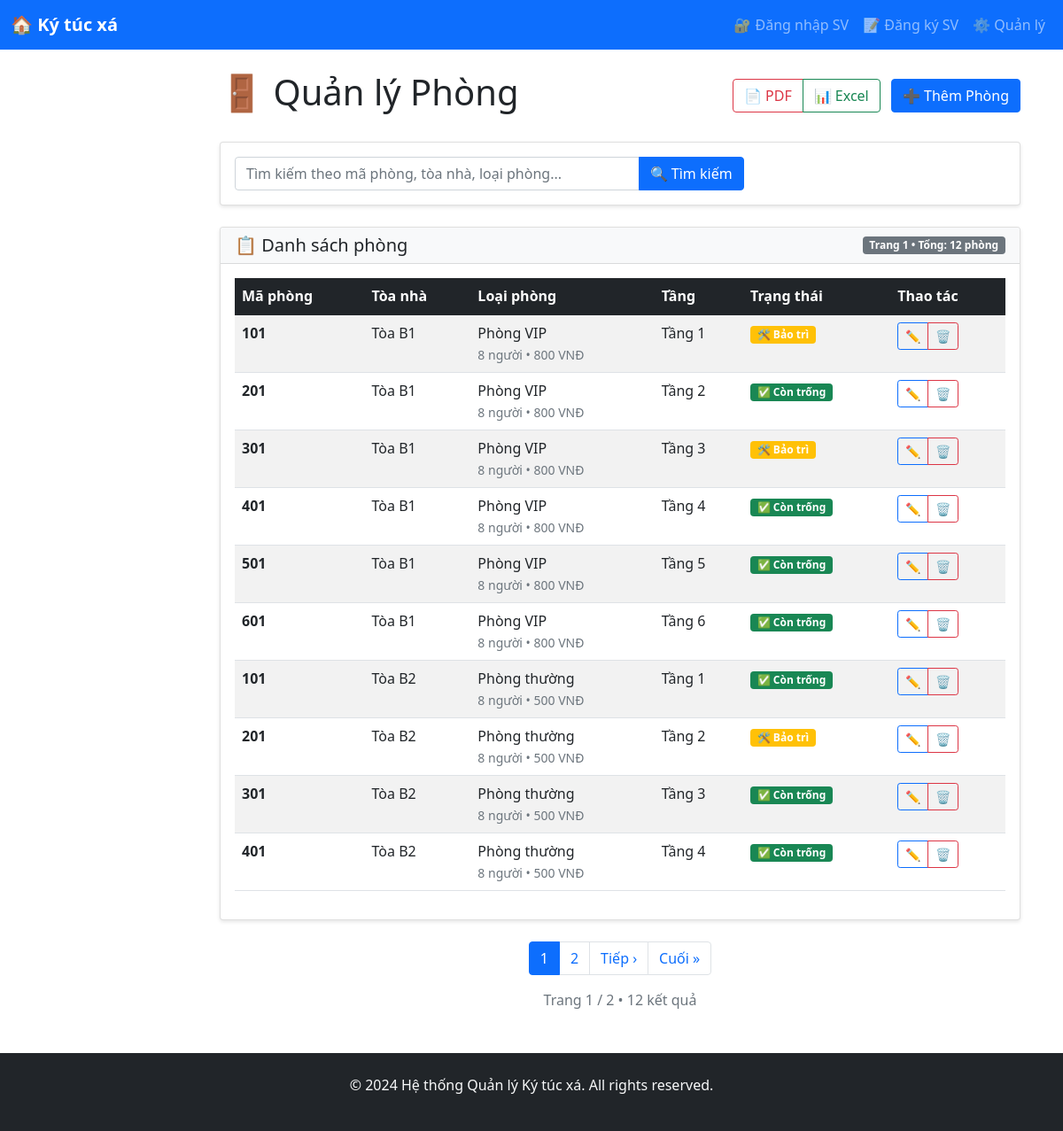
/rooms/, run on the app's committed database.
### dormitory/models.py (models this page shows, shortened)
class Room(models.Model):
    room_number = models.CharField(max_length=10)
    building = models.ForeignKey(Building, on_delete=models.CASCADE)
    room_type = models.ForeignKey(RoomType, on_delete=models.CASCADE)
    floor = models.IntegerField()
    status_choices = (
        ('available', 'Còn trống'),
        ('occupied', 'Đã thuê'),
        ('maintenance', 'Bảo trì'),
    )
    status = models.CharField(max_length=20, choices=status_choices, default='available')
    current_occupancy = models.IntegerField(default=0)
    notes = models.TextField(blank=True)
    class Meta:
        unique_together = ['building', 'room_number']

class Building(models.Model):
    name = models.CharField(max_length=100)
    address = models.TextField()
    total_floors = models.IntegerField()
    description = models.TextField(blank=True)
    created_at = models.DateTimeField(auto_now_add=True)

class RoomType(models.Model):
    name = models.CharField(max_length=100)  # Phòng đơn, đôi, tập thể
    capacity = models.IntegerField()
    price_per_month = models.DecimalField(max_digits=10, decimal_places=2)
    description = models.TextField(blank=True)

### dormitory/views.py (the view)
# urls.py: path('rooms/', views.room_list, name='room_list'),
def room_list(request):
    rooms = Room.objects.select_related('building', 'room_type').all()
    search_query = request.GET.get('search', '')
    if search_query:
        rooms = rooms.filter(
            Q(room_number__icontains=search_query) |
            Q(building__name__icontains=search_query) |
            Q(room_type__name__icontains=search_query)
        )
    paginator = Paginator(rooms, 10)
    page_number = request.GET.get('page')
    page_obj = paginator.get_page(page_number)
    return render(request, 'dormitory/room_list.html', {
        'page_obj': page_obj,
        'search_query': search_query
    })

### dormitory/templates/dormitory/room_list.html (shortened to what this page needs)
{% extends 'base.html' %}
{% block content %}
<div class="d-flex justify-content-between align-items-center mb-4">
    <h1>🚪 Quản lý Phòng</h1>
    <div>
        <div class="btn-group">
            <a href="{% url 'export_rooms_pdf' %}" class="btn btn-outline-danger">📄 PDF</a>
            <a href="{% url 'export_rooms_excel' %}" class="btn btn-outline-success">📊 Excel</a>
        </div>
        <a href="{% url 'room_create' %}" class="btn btn-primary ms-2">➕ Thêm Phòng</a>
    </div>
</div>
<div class="card mb-4">
    <div class="card-body">
        <form method="get" class="row g-3 align-items-center">
            <div class="col-md-8">
                <div class="input-group">
                    <input type="text" name="search" class="form-control"
                           placeholder="Tìm kiếm theo mã phòng, tòa nhà, loại phòng..."
                           value="{{ search_query }}">
                    <button type="submit" class="btn btn-primary">🔍 Tìm kiếm</button>
                </div>
            </div>
        </form>
    </div>
</div>
<div class="card">
    <div class="card-header bg-light">
        <div class="d-flex justify-content-between align-items-center">
            <h5 class="mb-0">📋 Danh sách phòng</h5>
            <span class="badge bg-secondary">
                Trang {{ page_obj.number }} • Tổng: {{ page_obj.paginator.count }} phòng
            </span>
        </div>
    </div>
    <div class="card-body">
        <div class="table-responsive">
            <table class="table table-striped table-hover">
                <thead class="table-dark">
                    <tr>
                        <th>Mã phòng</th>
                        <th>Tòa nhà</th>
                        <th>Loại phòng</th>
                        <th>Tầng</th>
                        <th>Trạng thái</th>
                        <th>Thao tác</th>
                    </tr>
                </thead>
                <tbody>
                    {% for room in page_obj %}
                    <tr>
                        <td><strong>{{ room.room_number }}</strong></td>
                        <td>{{ room.building.name }}</td>
                        <td>
                            {{ room.room_type.name }}
                            <br>
                            <small class="text-muted">{{ room.room_type.capacity }} người • {{ room.room_type.price_per_month|floatformat:0 }} VNĐ</small>
                        </td>
                        <td>Tầng {{ room.floor }}</td>
                        <td>
                            <span class="badge
                                {% if room.status == 'available' %}bg-success
                                {% elif room.status == 'occupied' %}bg-danger
                                {% else %}bg-warning{% endif %}">
                                {% if room.status == 'available' %}✅ {% elif room.status == 'occupied' %}⛔ {% else %}🛠️ {% endif %}
                                {{ room.get_status_display }}
                            </span>
                        </td>
                        <td>
                            <div class="btn-group btn-group-sm">
                                <a href="{% url 'room_edit' room.pk %}" class="btn btn-outline-primary" title="Sửa">
                                    ✏️
                                </a>
                                <a href="{% url 'room_delete' room.pk %}" class="btn btn-outline-danger" title="Xóa">
                                    🗑️
                                </a>
                            </div>
                        </td>
                    </tr>
                    {% endfor %}
                </tbody>
            </table>
        </div>
    </div>
</div>
{% if page_obj.paginator.num_pages > 1 %}
<nav aria-label="Page navigation" class="mt-4">
    <ul class="pagination justify-content-center">
        {% for num in page_obj.paginator.page_range %}
            {% if page_obj.number == num %}
                <li class="page-item active">
                    <span class="page-link">{{ num }}</span>
                </li>
            {% elif num > page_obj.number|add:'-3' and num < page_obj.number|add:'3' %}
                <li class="page-item">
                    <a class="page-link" href="?page={{ num }}{% if search_query %}&search={{ search_query }}{% endif %}">{{ num }}</a>
                </li>
            {% endif %}
        {% endfor %}
        {% if page_obj.has_next %}
            <li class="page-item">
                <a class="page-link" href="?page={{ page_obj.next_page_number }}{% if search_query %}&search={{ search_query }}{% endif %}">Tiếp ›</a>
            </li>
            <li class="page-item">
                <a class="page-link" href="?page={{ page_obj.paginator.num_pages }}{% if search_query %}&search={{ search_query }}{% endif %}">Cuối »</a>
            </li>
        {% endif %}
    </ul>
</nav>
<div class="text-center text-muted mt-2">
    Trang {{ page_obj.number }} / {{ page_obj.paginator.num_pages }}
    • {{ page_obj.paginator.count }} kết quả
</div>
{% endif %}
{% endblock %}

### templates/base.html (style rules this page uses)
.card { box-shadow: 0 2px 4px rgba(0, 0, 0, 0.1); margin-bottom: 20px; }

### data on the page
Room: room_number "101", building.name "Tòa B1", room_type.name "Phòng VIP", room_type.capacity "8", room_type.price_per_month "800", floor "1", status "Bảo trì"
Room: room_number "201", building.name "Tòa B1", room_type.name "Phòng VIP", room_type.capacity "8", room_type.price_per_month "800", floor "2", status "Còn trống"
Room: room_number "301", building.name "Tòa B1", room_type.name "Phòng VIP", room_type.capacity "8", room_type.price_per_month "800", floor "3", status "Bảo trì"
Room: room_number "401", building.name "Tòa B1", room_type.name "Phòng VIP", room_type.capacity "8", room_type.price_per_month "800", floor "4", status "Còn trống"
Room: room_number "501", building.name "Tòa B1", room_type.name "Phòng VIP", room_type.capacity "8", room_type.price_per_month "800", floor "5", status "Còn trống"
Room: room_number "601", building.name "Tòa B1", room_type.name "Phòng VIP", room_type.capacity "8", room_type.price_per_month "800", floor "6", status "Còn trống"
Room: room_number "101", building.name "Tòa B2", room_type.name "Phòng thường", room_type.capacity "8", room_type.price_per_month "500", floor "1", status "Còn trống"
Room: room_number "201", building.name "Tòa B2", room_type.name "Phòng thường", room_type.capacity "8", room_type.price_per_month "500", floor "2", status "Bảo trì"
Room: room_number "301", building.name "Tòa B2", room_type.name "Phòng thường", room_type.capacity "8", room_type.price_per_month "500", floor "3", status "Còn trống"
Room: room_number "401", building.name "Tòa B2", room_type.name "Phòng thường", room_type.capacity "8", room_type.price_per_month "500", floor "4", status "Còn trống"

### other printed values
{{ page_obj.number }} "1"
{{ page_obj.paginator.count }} "12"
{{ num }} "1"
{{ num }} "2"
{{ page_obj.paginator.num_pages }} "2"
